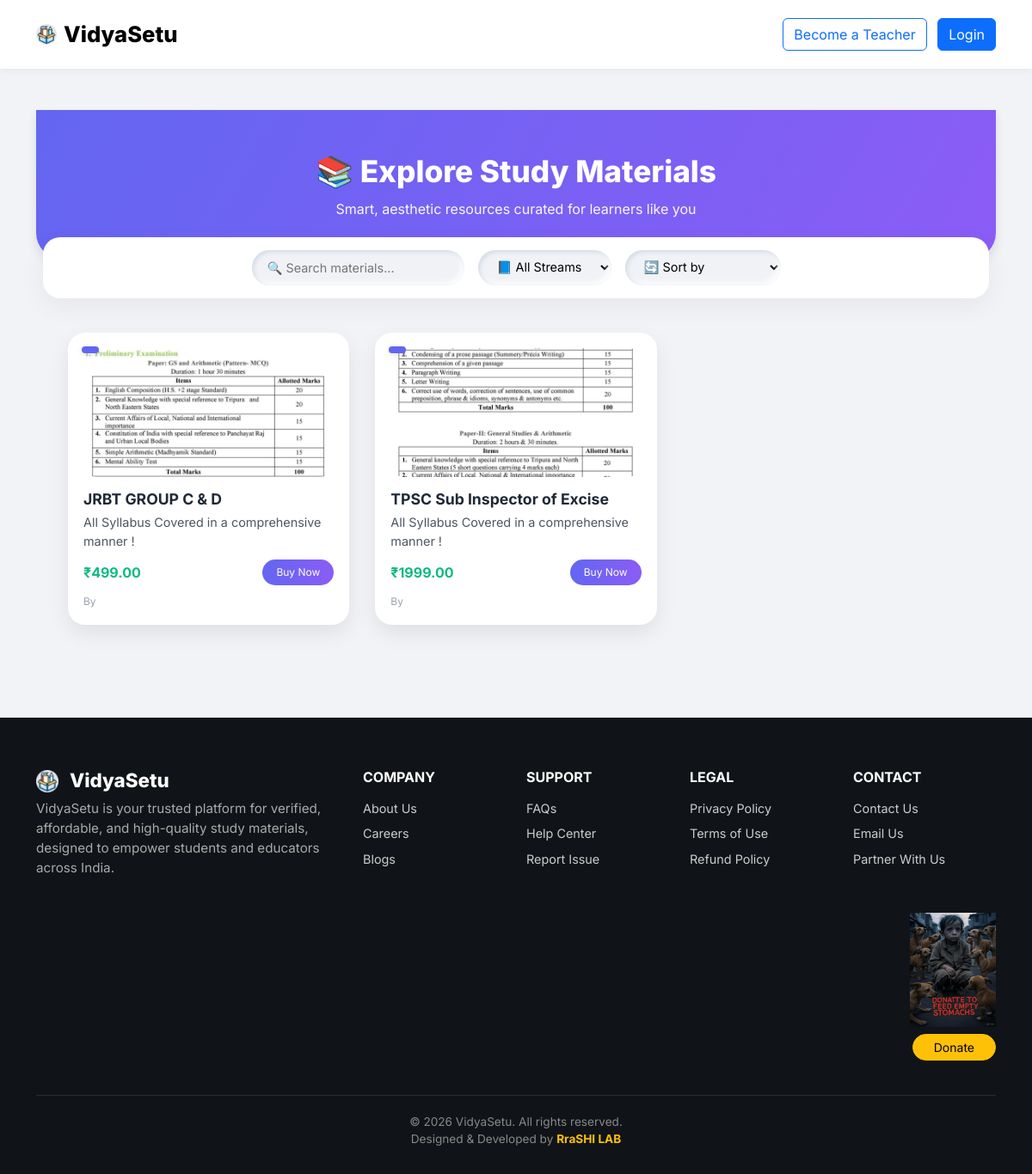
Page /materials/ on the earlier database version.
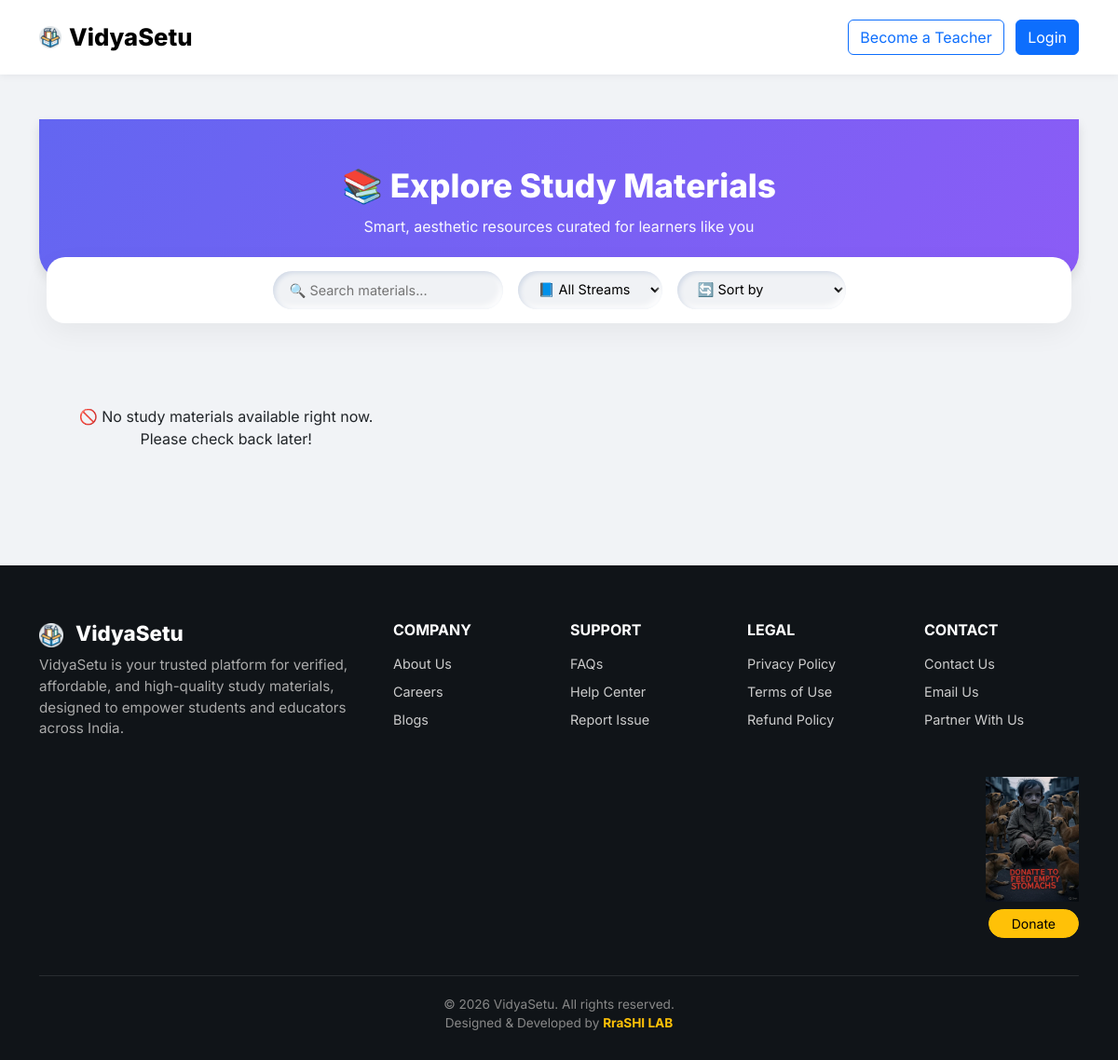
Same page on the later database version.
### core/models.py (models this page shows, shortened)
class StudyMaterial(models.Model):
    seller = models.ForeignKey('SellerProfile', on_delete=models.CASCADE)
    title = models.CharField(max_length=255)
    description = models.TextField(blank=True)
    file = models.FileField(upload_to='study_materials/zips/')
    banner = models.ImageField(upload_to='study_materials/banners/', blank=True, null=True)
    price = models.DecimalField(max_digits=8, decimal_places=2, default=0.00)
    uploaded_at = models.DateTimeField(auto_now_add=True)
    class Meta:
        ordering = ['-uploaded_at']

### core/views.py (the view)
# urls.py: path('materials/', views.materials, name='materials'),
def materials(request):
    materials = StudyMaterial.objects.all().order_by('-uploaded_at')
    return render(request, 'core/materials.html', {
        'materials': materials
    })

### core/templates/core/materials.html (shortened to what this page needs)
{% extends "core/base.html" %}
{% load static %}
{% block content %}
<div class="material-header">
  <h1>📚 Explore Study Materials</h1>
  <p>Smart, aesthetic resources curated for learners like you</p>
</div>
<div class="filter-bar container">
  <input type="text" placeholder="🔍 Search materials...">
  <select>
    <option value="">📘 All Streams</option>
  </select>
  <select>
    <option value="">🔄 Sort by</option>
  </select>
</div>
<div class="container">
  <div class="material-grid">
    {% for material in materials %}
      <div class="material-card">
        <div class="badge-category">{{ material.stream }}</div>
        <img src="{{ material.banner.url }}" alt="{{ material.title }}">
        <h5>{{ material.title }}</h5>
        <p>{{ material.description|truncatechars:80 }}</p>
        <div class="d-flex justify-content-between align-items-center mt-2">
          <span class="price">₹{{ material.price }}</span>
          <a href="{% url 'checkout' material.pk %}" class="btn">Buy Now</a>
        </div>
        <small>By {{ material.seller.user.username }}</small>
      </div>
    {% empty %}
      <p class="text-center mt-5">🚫 No study materials available right now. Please check back later!</p>
    {% endfor %}
  </div>
</div>
{% endblock %}

### core/templates/core/base.html (shortened to what this page needs)
{% load static %}
<!DOCTYPE html>
<html lang="en">
<head>
  <link href="https://cdn.jsdelivr.net/npm/bootstrap@5.3.0/dist/css/bootstrap.min.css" rel="stylesheet" />
</head>
<body>
<nav class="navbar navbar-expand-lg navbar-light">
  <div class="container">
    <a class="navbar-brand d-flex align-items-center gap-2" href="{% url 'home' %}">
      <img src="{% static 'ico/fav.ico' %}" alt="favicon" width="24" height="24" style="border-radius: 4px;">
      VidyaSetu
    </a>
    <div>
      {% if user.is_authenticated %}
        {% if user.is_seller %}
          <a href="{% url 'dashboardSeller' %}" class="btn btn-outline-secondary me-2">Dashboard</a>
        {% else %}
          <a href="{% url 'dashboardBuyer' %}" class="btn btn-outline-secondary me-2">Dashboard</a>
        {% endif %}
        <form method="post" action="{% url 'logout' %}" style="display: inline;">
          {% csrf_token %}
          <button type="submit" class="btn btn-outline-danger">Logout</button>
        </form>
      {% else %}
        <a href="{% url 'registerSeller' %}" class="btn btn-outline-primary me-2">Become a Teacher</a>
        <a href="{% url 'login' %}" class="btn btn-primary">Login</a>
      {% endif %}
    </div>
  </div>
</nav>
<main class="container my-5">
  {% block content %}{% endblock %}
</main>
<footer>
  <div class="container">
    <div class="row">
  <div class="col-12 col-md-4 mb-4 footer-logo">
    <h5>
      <img src="{% static 'ico/fav.ico' %}" width="26" height="26" class="me-2" style="border-radius: 5px;">
      VidyaSetu
    </h5>
    <p>
      VidyaSetu is your trusted platform for verified, affordable, and high-quality study materials, designed to empower students and educators across India.
    </p>
  </div>
  <div class="col-6 col-md-2 mb-4 footer-links">
    <h6>Company</h6>
    <a href="#">About Us</a>
    <a href="#">Careers</a>
    <a href="#">Blogs</a>
  </div>
  <div class="col-6 col-md-2 mb-4 footer-links">
    <h6>Support</h6>
    <a href="#">FAQs</a>
    <a href="#">Help Center</a>
    <a href="#">Report Issue</a>
  </div>
  <div class="col-6 col-md-2 mb-4 footer-links">
    <h6>Legal</h6>
    <a href="#">Privacy Policy</a>
    <a href="#">Terms of Use</a>
    <a href="#">Refund Policy</a>
  </div>
  <div class="col-6 col-md-2 mb-4 footer-links">
    <h6>Contact</h6>
    <a href="#">Contact Us</a>
    <a href="#">Email Us</a>
    <a href="#">Partner With Us</a>
  </div>
</div>
    <div class="row">
      <div class="col-12">
        <div class="donate-section text-end">
          <img src="{% static 'images/donate1.jpg' %}" alt="Donate Image" style="max-width: 100px; height: auto;" class="mb-2"><br>
          <a href="https://razorpay.me/@sagarbhowmik" class="btn btn-warning btn-sm px-4 rounded-pill">Donate</a>
        </div>
      </div>
    </div>
    <div class="footer-bottom text-center">
      &copy; {% now "Y" %} VidyaSetu. All rights reserved.
      <br />
      Designed & Developed by <strong style="color: #ffc107;">RraSHI LAB</strong>
    </div>
  </div>
</footer>
</body>
</html>

### core/templates/core/base.html (style rules this page uses)
body { font-family: 'Inter', sans-serif; background-color: #f0f2f5; display: flex; flex-direction: column; min-height: 100vh; }
main { flex: 1; }
.navbar { background: white; box-shadow: 0 2px 8px rgba(0, 0, 0, 0.05); padding: 1rem 0; }
.navbar-brand { font-weight: 800; font-size: 1.6rem; }
footer { background-color: #101418; color: #ccc; padding: 60px 0 30px; }
.footer-logo h5 { font-size: 1.4rem; font-weight: 800; color: #fff; }
.footer-logo p { font-size: 0.95rem; color: #aaa; }
.footer-links h6 { font-size: 1rem; font-weight: 700; margin-bottom: 1rem; color: #fff; text-transform: uppercase; }
.footer-links a { display: block; color: #ccc; font-size: 0.9rem; margin-bottom: 0.5rem; text-decoration: none; transition: 0.3s; }
.footer-bottom { border-top: 1px solid rgba(255, 255, 255, 0.1); padding-top: 20px; margin-top: 40px; font-size: 0.85rem; color: #888; }

### core/templates/core/materials.html (style rules this page uses)
body { background: #f1f3f6; font-family: 'Inter', sans-serif; }
.material-header { text-align: center; padding: 50px 20px 30px; background: linear-gradient(120deg, #6366f1, #8b5cf6); color: white; border-radius: 0 0 30px 30px; box-shadow: 0 6px 12px rgba(0,0,0,0.1); }
.material-header h1 { font-size: 2.2rem; font-weight: 800; margin-bottom: 10px; }
.material-header p { font-size: 1rem; opacity: 0.95; }
.filter-bar { display: flex; flex-wrap: wrap; gap: 1rem; justify-content: center; margin: -25px auto 40px; padding: 15px 20px; max-width: 1100px; background: #fff; border-radius: 20px; box-shadow: 0 10px 30px rgba(0,0,0,0.05); position: relative; z-index: 1; }
.filter-bar input, .filter-bar select { padding: 10px 18px; border: none; border-radius: 999px; background-color: #f0f2f5; font-size: 0.9rem; transition: 0.3s ease; box-shadow: inset 2px 2px 5px #d1d9e6, inset -3px -3px 7px #ffffff; }
.material-grid { display: grid; grid-template-columns: repeat(auto-fill, minmax(260px, 1fr)); gap: 30px; padding: 0 25px 60px; margin-top: 20px; }

Differences in the rows shown:
removed StudyMaterial: banner (picture), title "JRBT GROUP C & D", description "All Syllabus Covered in a comprehensive manner !", price "499.00"
removed StudyMaterial: banner (picture), title "TPSC Sub Inspector of Excise", description "All Syllabus Covered in a comprehensive manner !", price "1999.00"
Other differences:
text now shown: "🚫 No study materials available right now. Please check back later!"
